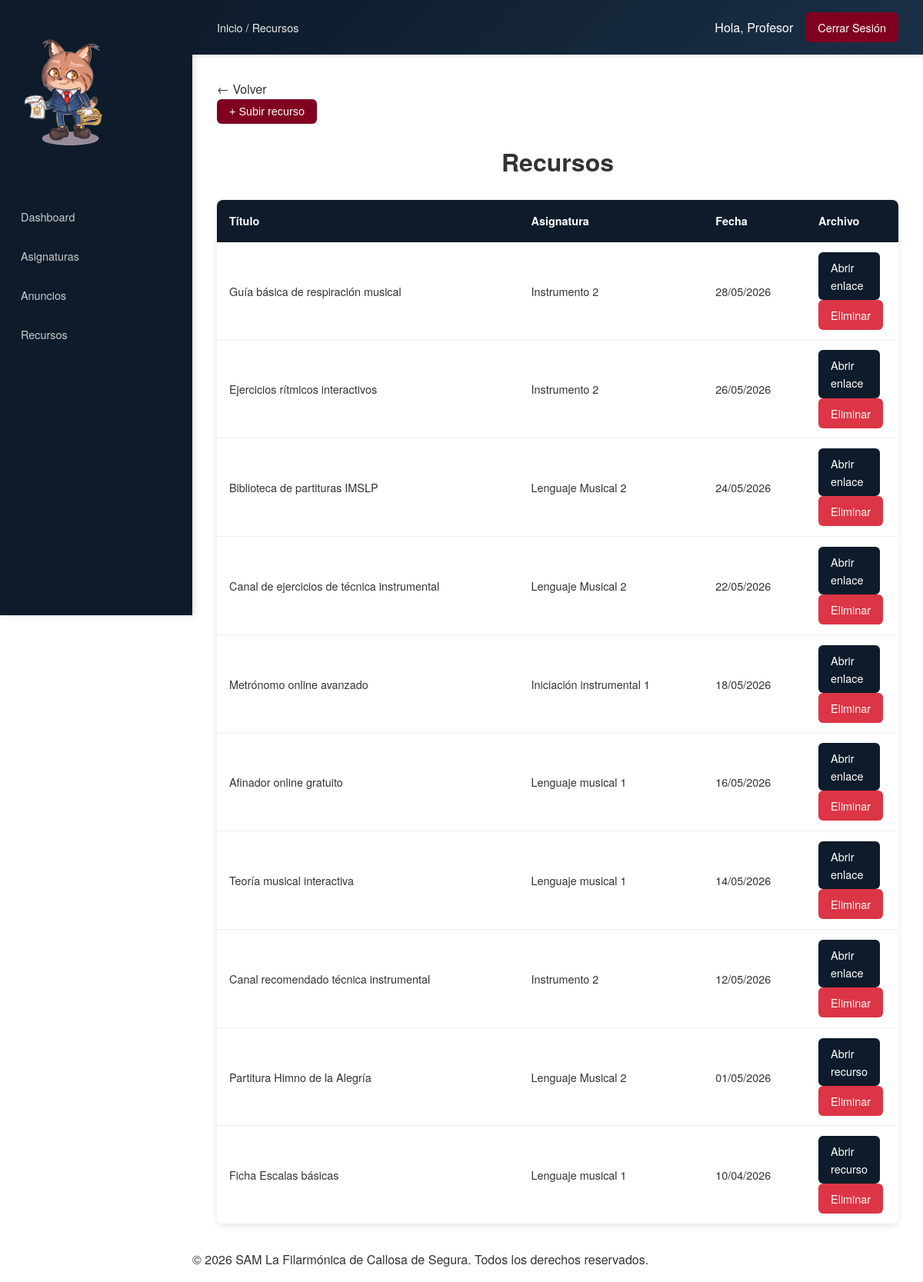
Page /profesor/recursos.php (signed in) on the committed database.
### tables this page shows
CREATE TABLE `recursos` (
  `id_recurso` int(11) NOT NULL,
  `id_asignatura` int(11) NOT NULL,
  `titulo` varchar(150) NOT NULL,
  `fecha_subida` date DEFAULT NULL,
  `publicado_por` int(11) DEFAULT NULL,
  `archivo` varchar(255) NOT NULL
);

CREATE TABLE `asignaturas` (
  `id_asignatura` int(11) NOT NULL,
  `nombre` varchar(100) NOT NULL,
  `id_curso` int(11) DEFAULT NULL,
  `id_profesor` int(11) DEFAULT NULL
);

### profesor/recursos.php (the view, shortened to what this page needs)
<?php
require_once "../includes/funciones.php";
$conexion = conectar();
$id_profesor = $_SESSION['id_usuario'];
$filtro_recursos = "";
$recursos = $conexion->query(" SELECT r.*, a.nombre AS asignatura_nombre
                                FROM recursos r
                                JOIN asignaturas a ON r.id_asignatura = a.id_asignatura
                                WHERE a.id_profesor = $id_profesor $filtro_recursos
                                ORDER BY r.fecha_subida DESC ");
include "../plantillas/header_privado.php";
include "../plantillas/navbar_privado.php";
?>
<main class="main">
<div>
    <button type="button" id="toggle-form" class="btn-crear">
        + Subir recurso
    </button>
</div>
    <h1>Recursos</h1>
    <?php if ($recursos->num_rows > 0) { ?>
        <table>
            <thead>
                <tr>
                    <th>Título</th>
                    <th>Asignatura</th>
                    <th>Fecha</th>
                    <th>Archivo</th>
                </tr>
            </thead>
            <tbody>
                <?php while ($recurso = $recursos->fetch_assoc()) { ?>
                    <tr>
                        <td> <?= $recurso['titulo'] ?> </td>
                        <td> <?= $recurso['asignatura_nombre'] ?> </td>
                        <td> <?= date("d/m/Y", strtotime($recurso['fecha_subida'])) ?> </td>
                        <td>
                            <?php
                            $archivo = $recurso['archivo'];
                            if (filter_var($archivo, FILTER_VALIDATE_URL)) {
                            ?>
                                <a href="<?= $archivo ?>" target="_blank" class="btn-editar">
                                    Abrir enlace
                                </a>
                            <?php } else { ?>
                                <a href="../subidas/recursos/<?= urlencode($archivo) ?>" target="_blank" class="btn-editar">
                                    Abrir recurso
                                </a>
                            <?php } ?>
                            <a href="?eliminar=<?= $recurso['id_recurso'] ?>"
                                class="btn-eliminar"
                                onclick="return confirm('¿Eliminar recurso?')">
                                Eliminar
                            </a>
                        </td>
                    </tr>
                <?php } ?>
            </tbody>
        </table>
    <?php } else { ?>
        <p>No hay recursos disponibles.</p>
    <?php } ?>
</main>
<?php
include "../plantillas/footer_privado.php";
?>

### estaticos/css/styles.css (style rules this page uses)
* { box-sizing: border-box; margin: 0; padding: 0; }
html, body { height: 100%; margin: 0; }
body { font-family: 'Helvetica Neue', Arial, sans-serif; line-height: 1.6; color: #333333; display: flex; flex-direction: column; min-height: 100vh; min-width: 320px; }
main { flex: 1; }
a { text-decoration: none; color: inherit; }
h1, h2, h3 { margin-bottom: 1rem; text-align: center; }

### estaticos/css/privado.css (style rules this page uses)
* { box-sizing: border-box; }
html, body { min-width: 320px; }
body { margin: 0; padding: 0; }
.main { padding: 1rem; width: 100%; max-width: 1400px; min-width: 300px; margin: 0 auto; }
table { width: 100%; display: block; overflow-x: auto; -webkit-overflow-scrolling: touch; border-collapse: collapse; margin-top: 1.5rem; background: white; border-radius: 8px; box-shadow: 0 2px 8px rgba(0, 0, 0, 0.1); font-size: 0.85rem; }
table thead { background: #0D1B2A; color: white; }
table th { padding: 0.6rem 0.4rem; text-align: left; font-weight: 600; }
table td { padding: 0.75rem 0.4rem; border-bottom: 1px solid #eee; max-height: 200px; }
td:last-child, th:last-child { width:1%; }
.btn-crear, .btn-editar, .btn-eliminar, .btn-aprobar, .btn-rechazar { display: inline-block; padding: 6px 12px; border-radius: 6px; text-decoration: none; font-size: 0.8rem; transition: all 0.3s; border: none; cursor: pointer; }
.btn-crear { background: #800020; color: white; margin-bottom: 1rem; width: 100%; }
.btn-editar { background: #0D1B2A; color: white; margin-right: 0.25rem; margin-bottom: 0.25rem; }
.btn-eliminar { background: #dc3545; color: white; margin-bottom: 0.25rem; }
@media (min-width: 768px) { .main { padding: 1.5rem; } }
@media (min-width: 768px) { table { font-size: 0.9rem; } }
@media (min-width: 768px) { table th { padding: 1rem; } }
@media (min-width: 768px) { table td { padding: 0.8rem 1rem; } }
@media (min-width: 768px) { .btn-crear, .btn-editar, .btn-eliminar, .btn-aprobar, .btn-rechazar { padding: 8px 16px; font-size: 0.9rem; } }
@media (min-width: 768px) { .btn-crear { width: auto; margin-bottom: 1.5rem; } }
@media (min-width: 768px) { .btn-editar { margin-right: 0.5rem; margin-bottom: 0; } }
@media (min-width: 768px) { .btn-eliminar { margin-bottom: 0; } }
@media (min-width: 1024px) { .main { padding: 2rem; max-width: 1200px; } }
@media (min-width: 1024px) { body { margin-left: 250px; } }

### rows in the picture
recursos: titulo "Guía básica de respiración musical", id_asignatura.nombre "Instrumento 2", fecha_subida "28/05/2026"
recursos: titulo "Ejercicios rítmicos interactivos", id_asignatura.nombre "Instrumento 2", fecha_subida "26/05/2026"
recursos: titulo "Biblioteca de partituras IMSLP", id_asignatura.nombre "Lenguaje Musical 2", fecha_subida "24/05/2026"
recursos: titulo "Canal de ejercicios de técnica instrumental", id_asignatura.nombre "Lenguaje Musical 2", fecha_subida "22/05/2026"
recursos: titulo "Metrónomo online avanzado", id_asignatura.nombre "Iniciación instrumental 1", fecha_subida "18/05/2026"
recursos: titulo "Afinador online gratuito", id_asignatura.nombre "Lenguaje musical 1", fecha_subida "16/05/2026"
recursos: titulo "Teoría musical interactiva", id_asignatura.nombre "Lenguaje musical 1", fecha_subida "14/05/2026"
recursos: titulo "Canal recomendado técnica instrumental", id_asignatura.nombre "Instrumento 2", fecha_subida "12/05/2026"
recursos: titulo "Partitura Himno de la Alegría", id_asignatura.nombre "Lenguaje Musical 2", fecha_subida "01/05/2026"
recursos: titulo "Ficha Escalas básicas", id_asignatura.nombre "Lenguaje musical 1", fecha_subida "10/04/2026"

### other values in the picture
$breadcrumbs[$pagina_actual] "Recursos"
$nombre "Profesor"
